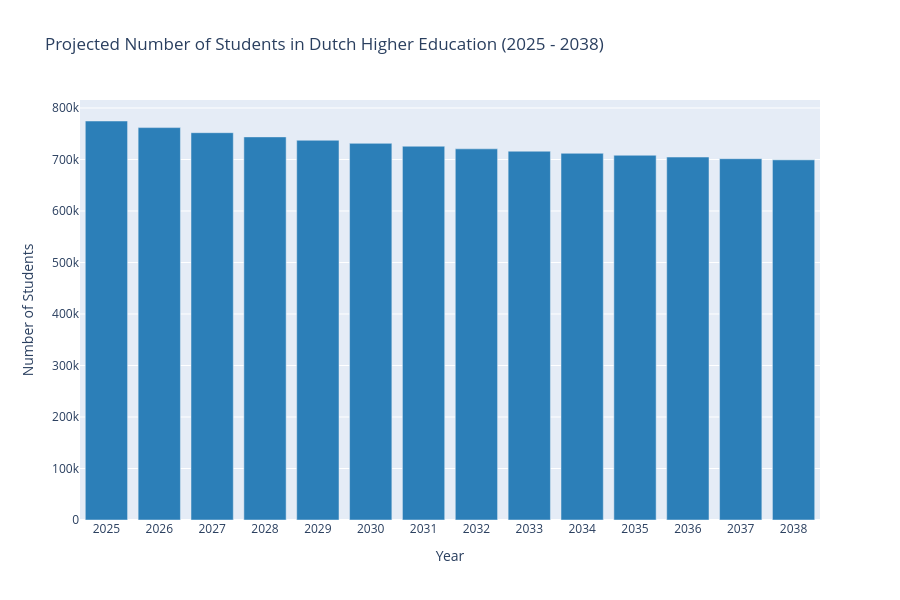

The notebook cell this image was saved under:
### Markdown cell above
## Perspective 2: This demographic decline poses a structural threat to the sustainability of academic programs, institutional funding, and the regional availability of higher education. 
Although student numbers in Dutch higher education have grown for years, recent DUO projections indicate a structural decline starting from 2025.
DUO expects a decline from approximately 780,000 students in 2025 to below 700,000 by 2038 (Figure . This trend is not temporary nor incidental, but closely connected to broader societal and demographic shifts. As a result, the sustainability of particularly small-scale programs, regionally anchored institutions, and broad-based universities is coming under increasing pressure. This perspective highlights how the structural decline has uneven effects on different types of programs and regions, and why this calls for differentiated and forward-looking policies.

### Code cell
jaren3 = [2025, 2026, 2027, 2028, 2029, 2030, 2031, 2032, 2033, 2034, 2035, 2036, 2037, 2038]

fig5 = go.Figure([go.Bar(
    y = [student_prognoses[student_prognoses['jaar'] == jaar]['ingeschrevenen_HO'].sum() for jaar in jaren3],
    x = jaren3,
    marker=dict(color='#2c7fb8')
)])
fig5.update_layout(title = 'Projected Number of Students in Dutch Higher Education (2025 - 2038)', height = 600, xaxis_title="Year",
    yaxis_title="Number of Students", xaxis=dict(
    tickmode='array',
    tickvals=jaren3,
    ticktext=[str(jaar) for jaar in jaren3] 
))

fig5.show()

### Figure 1 — Plotly figure (JSON) as saved in the notebook; plotly's stock layout.template omitted (floating-point values rounded to 4 significant figures)
{"data": [{"marker": {"color": "#2c7fb8"}, "type": "bar", "x": [2025, 2026, 2027, 2028, 2029, 2030, 2031, 2032, 2033, 2034, 2035, 2036, 2037, 2038], "y": [774800.0, 762000.0, 752100.0, 743900.0, 737400.0, 731400.0, 725800.0, 720700.0, 716100.0, 712000.0, 708300.0, 704800.0, 701600.0, 699300.0]}], "layout": {"height": 600, "title": {"text": "Projected Number of Students in Dutch Higher Education (2025 - 2038)"}, "xaxis": {"autorange": true, "range": [2024.0, 2038.0], "tickmode": "array", "ticktext": ["2025", "2026", "2027", "2028", "2029", "2030", "2031", "2032", "2033", "2034", "2035", "2036", "2037", "2038"], "tickvals": [2025, 2026, 2027, 2028, 2029, 2030, 2031, 2032, 2033, 2034, 2035, 2036, 2037, 2038], "title": {"text": "Year"}, "type": "linear"}, "yaxis": {"autorange": true, "range": [0, 815500.0], "title": {"text": "Number of Students"}, "type": "linear"}}}
